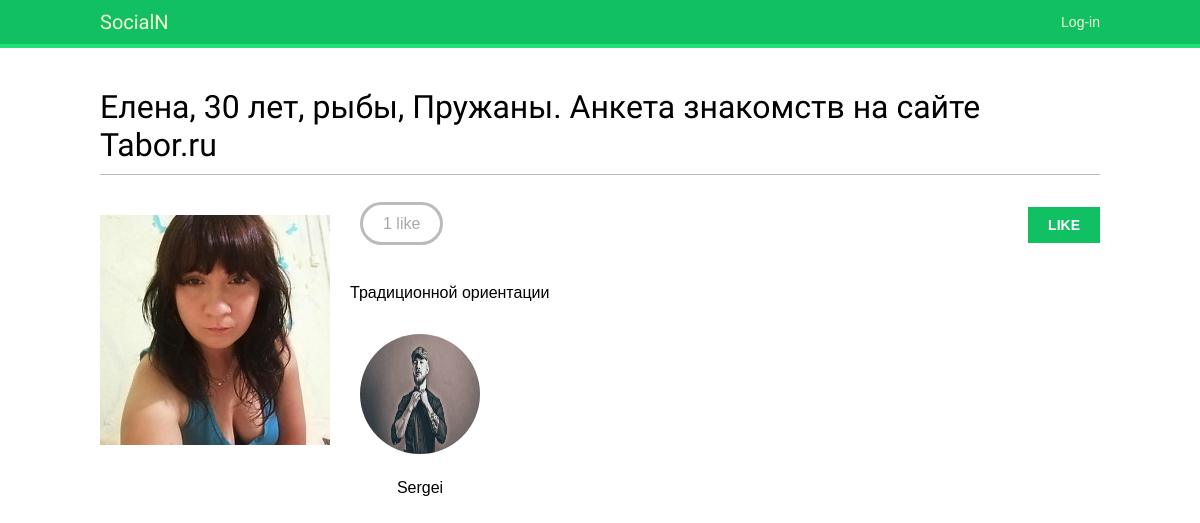
Screenshot of /images/detail/8/30-taborru/ with the database file from the repository.
### images/models.py (models this page shows, shortened)
class Image(models.Model):
    user = models.ForeignKey(
        settings.AUTH_USER_MODEL,
        related_name="images_created",
        on_delete=models.CASCADE,
    )
    title = models.CharField(max_length=200)
    slug = AutoSlugField(populate_from='title')
    url = models.URLField()
    image = models.ImageField(upload_to="images/%Y/%m/%d")
    description = models.TextField(blank=True)
    created = models.DateField(auto_now_add=True, db_index=True)
    users_like = models.ManyToManyField(
        settings.AUTH_USER_MODEL, related_name="images_liked", blank=True
    )

### account/models.py (models this page shows, shortened)
class Profile(models.Model):
    user = models.OneToOneField(settings.AUTH_USER_MODEL, on_delete=models.CASCADE)
    date_of_birth = models.DateField(blank=True, null=True)
    photo = models.ImageField(upload_to="users/%Y/%m/%d/", blank=True)

### images/views.py (the view)
# urls.py: path("detail/<int:id>/<slug:slug>/", views.image_detail, name="detail"),
def image_detail(request, id, slug):
    image = get_object_or_404(Image, id=id, slug=slug)
    return render(
        request, "images/image/detail.html", {"section": "images", "image": image}
    )

### images/templates/images/image/detail.html (shortened to what this page needs)
{% extends 'base.html' %}
{% block content %}
<h1>{{ image.title }}</h1>
{% load thumbnail %}
{% thumbnail image.image "300" as im %}
<a href="{{ image.url }}">
    <img src="{{ im.url }}" class="image-detail">
</a>
{% endthumbnail %}
{% with total_likes=image.users_like.count users_like=image.users_like.all %}
<div class="image-info">
    <div>
        <span class='count'>
            <span class="total">{{ total_likes }} </span>
            like{{ total_likes|pluralize }}
        </span>
        <a href="#" data-id="{{ image.id }}" data-action="{% if request.user in users_like %}un{% endif %}like"
            class="like button">
            {% if request.user not in users_like %}
            like
            {% else %}
            Unlike
            {% endif %}
        </a>
    </div>
    {{ image.description|linebreaks }}
</div>
<div class='image-likes'>
    {% for user in image.users_like.all %}
    <div>
        {% if user.profile.photo %}
          <img src="{{ user.profile.photo.url }}">
        {% endif %}
          <p>{{ user.first_name }}</p>
    </div>
    {% empty %}
    Nobody likes this image yet
    {% endfor %}
</div>
{% endwith %}
{% endblock %}

### account/static/css/base.css (style rules this page uses)
body { margin:0; padding:0; font-family:helvetica, sans-serif; }
p { line-height: 1.8; }
a { color:#12c064; text-decoration:none; }
h1, h2, h3, h4, h5 , h6 { font-family: 'Muli', sans-serif; font-weight:normal; }
h1 { border-bottom:1px solid #bbb; padding:0 0 10px 0; margin:10px 0 20px 0; }
input[type=submit], a.button { font-weight:bold; background:#12c064; color:#fff; padding:10px 20px; font-size:14px; text-transform:uppercase; }
.image-preview, .image-detail { max-width:300px; float:left; margin:0 20px 20px 0; }
.image-detail { margin-top:20px; }
.image-info div { padding:20px 0; overflow:auto; }
.count { color:#aaa; border:3px solid #bbb; border-radius:26px; padding:10px 20px; margin:20px 10px 0; }
a.like, a.follow { float:right; margin-top:-8px; }
.image-likes div { float:left; width:auto; padding:10px; text-align:center; }
.image-likes img { width:120px; height:120px; border-radius:50%; }

### rows the page displays
Image: title "Елена, 30 лет, рыбы, Пружаны. Анкета знакомств на сайте Tabor.ru", description "Традиционной ориентации"

### other values shown
{{ total_likes }} "1"
{{ user.first_name }} "Sergei"
